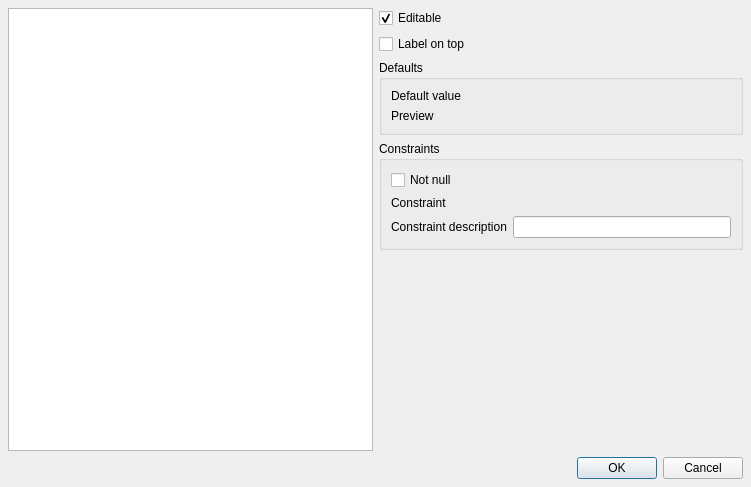
<?xml version="1.0" encoding="UTF-8"?>
<ui version="4.0">
 <class>QgsAttributeTypeDialog</class>
 <widget class="QDialog" name="QgsAttributeTypeDialog">
  <property name="geometry">
   <rect>
    <x>0</x>
    <y>0</y>
    <width>751</width>
    <height>487</height>
   </rect>
  </property>
  <property name="windowTitle">
   <string>Edit Widget Properties</string>
  </property>
  <layout class="QGridLayout" name="gridLayout_3">
   <property name="leftMargin">
    <number>8</number>
   </property>
   <property name="topMargin">
    <number>8</number>
   </property>
   <property name="rightMargin">
    <number>8</number>
   </property>
   <property name="bottomMargin">
    <number>8</number>
   </property>
   <item row="0" column="0">
    <widget class="QListWidget" name="selectionListWidget">
     <property name="resizeMode">
      <enum>QListView::Fixed</enum>
     </property>
    </widget>
   </item>
   <item row="0" column="1">
    <widget class="QScrollArea" name="scrollArea">
     <property name="frameShape">
      <enum>QFrame::NoFrame</enum>
     </property>
     <property name="widgetResizable">
      <bool>true</bool>
     </property>
     <widget class="QWidget" name="scrollAreaWidgetContents_3">
      <property name="geometry">
       <rect>
        <x>0</x>
        <y>0</y>
        <width>523</width>
        <height>431</height>
       </rect>
      </property>
      <layout class="QGridLayout" name="gridLayout">
       <property name="leftMargin">
        <number>0</number>
       </property>
       <property name="topMargin">
        <number>0</number>
       </property>
       <property name="rightMargin">
        <number>0</number>
       </property>
       <property name="bottomMargin">
        <number>0</number>
       </property>
       <item row="0" column="2">
        <widget class="QCheckBox" name="isFieldEditableCheckBox">
         <property name="text">
          <string>Editable</string>
         </property>
         <property name="checked">
          <bool>true</bool>
         </property>
        </widget>
       </item>
       <item row="4" column="2">
        <widget class="QStackedWidget" name="stackedWidget"/>
       </item>
       <item row="3" column="2">
        <widget class="QgsCollapsibleGroupBox" name="groupBox">
         <property name="title">
          <string>Constraints</string>
         </property>
         <layout class="QVBoxLayout" name="verticalLayout">
          <item>
           <widget class="QCheckBox" name="notNullCheckBox">
            <property name="text">
             <string>Not null</string>
            </property>
           </widget>
          </item>
          <item>
           <layout class="QHBoxLayout" name="horizontalLayout_2">
            <property name="topMargin">
             <number>0</number>
            </property>
            <item>
             <widget class="QLabel" name="label">
              <property name="text">
               <string>Constraint</string>
              </property>
             </widget>
            </item>
            <item>
             <widget class="QgsFieldExpressionWidget" name="constraintExpressionWidget" native="true">
              <property name="focusPolicy">
               <enum>Qt::StrongFocus</enum>
              </property>
             </widget>
            </item>
           </layout>
          </item>
          <item>
           <layout class="QHBoxLayout" name="horizontalLayout">
            <property name="bottomMargin">
             <number>0</number>
            </property>
            <item>
             <widget class="QLabel" name="label_2">
              <property name="text">
               <string>Constraint description</string>
              </property>
             </widget>
            </item>
            <item>
             <widget class="QLineEdit" name="leConstraintExpressionDescription"/>
            </item>
           </layout>
          </item>
         </layout>
        </widget>
       </item>
       <item row="2" column="2">
        <widget class="QGroupBox" name="groupBox_2">
         <property name="title">
          <string>Defaults</string>
         </property>
         <layout class="QGridLayout" name="gridLayout_2" columnstretch="0,1">
          <item row="0" column="0">
           <widget class="QLabel" name="label_3">
            <property name="text">
             <string>Default value</string>
            </property>
           </widget>
          </item>
          <item row="1" column="0">
           <widget class="QLabel" name="label_4">
            <property name="text">
             <string>Preview</string>
            </property>
           </widget>
          </item>
          <item row="0" column="1">
           <widget class="QgsExpressionLineEdit" name="mExpressionWidget" native="true">
            <property name="focusPolicy">
             <enum>Qt::StrongFocus</enum>
            </property>
           </widget>
          </item>
          <item row="1" column="1">
           <widget class="QLabel" name="mDefaultPreviewLabel">
            <property name="text">
             <string/>
            </property>
           </widget>
          </item>
         </layout>
        </widget>
       </item>
       <item row="1" column="2">
        <widget class="QCheckBox" name="labelOnTopCheckBox">
         <property name="text">
          <string>Label on top</string>
         </property>
         <property name="checked">
          <bool>false</bool>
         </property>
        </widget>
       </item>
      </layout>
      <zorder>groupBox_2</zorder>
      <zorder>labelOnTopCheckBox</zorder>
      <zorder>isFieldEditableCheckBox</zorder>
      <zorder>notNullCheckBox</zorder>
      <zorder>groupBox</zorder>
      <zorder>stackedWidget</zorder>
     </widget>
    </widget>
   </item>
   <item row="1" column="0" colspan="2">
    <widget class="QDialogButtonBox" name="buttonBox">
     <property name="orientation">
      <enum>Qt::Horizontal</enum>
     </property>
     <property name="standardButtons">
      <set>QDialogButtonBox::Cancel|QDialogButtonBox::Ok</set>
     </property>
    </widget>
   </item>
  </layout>
 </widget>
 <customwidgets>
  <customwidget>
   <class>QgsExpressionLineEdit</class>
   <extends>QWidget</extends>
   <header>qgsexpressionlineedit.h</header>
   <container>1</container>
  </customwidget>
  <customwidget>
   <class>QgsCollapsibleGroupBox</class>
   <extends>QGroupBox</extends>
   <header>qgscollapsiblegroupbox.h</header>
   <container>1</container>
  </customwidget>
  <customwidget>
   <class>QgsFieldExpressionWidget</class>
   <extends>QWidget</extends>
   <header>qgsfieldexpressionwidget.h</header>
   <container>1</container>
  </customwidget>
 </customwidgets>
 <tabstops>
  <tabstop>isFieldEditableCheckBox</tabstop>
  <tabstop>labelOnTopCheckBox</tabstop>
  <tabstop>mExpressionWidget</tabstop>
  <tabstop>notNullCheckBox</tabstop>
  <tabstop>constraintExpressionWidget</tabstop>
  <tabstop>leConstraintExpressionDescription</tabstop>
 </tabstops>
 <resources/>
 <connections>
  <connection>
   <sender>buttonBox</sender>
   <signal>accepted()</signal>
   <receiver>QgsAttributeTypeDialog</receiver>
   <slot>accept()</slot>
   <hints>
    <hint type="sourcelabel">
     <x>520</x>
     <y>435</y>
    </hint>
    <hint type="destinationlabel">
     <x>157</x>
     <y>274</y>
    </hint>
   </hints>
  </connection>
  <connection>
   <sender>buttonBox</sender>
   <signal>rejected()</signal>
   <receiver>QgsAttributeTypeDialog</receiver>
   <slot>reject()</slot>
   <hints>
    <hint type="sourcelabel">
     <x>588</x>
     <y>435</y>
    </hint>
    <hint type="destinationlabel">
     <x>286</x>
     <y>274</y>
    </hint>
   </hints>
  </connection>
 </connections>
</ui>
